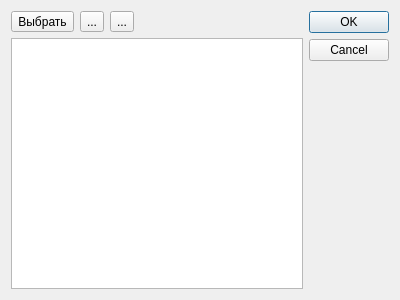
<?xml version="1.0" encoding="UTF-8"?>
<ui version="4.0">
 <class>DialogServers</class>
 <widget class="QDialog" name="DialogServers">
  <property name="geometry">
   <rect>
    <x>0</x>
    <y>0</y>
    <width>400</width>
    <height>300</height>
   </rect>
  </property>
  <property name="windowTitle">
   <string>Dialog</string>
  </property>
  <layout class="QGridLayout" name="gridLayout">
   <item row="0" column="1">
    <layout class="QVBoxLayout" name="verticalLayout">
     <item>
      <layout class="QHBoxLayout" name="horizontalLayout">
       <item>
        <widget class="QToolButton" name="btnSelect">
         <property name="text">
          <string>Выбрать</string>
         </property>
         <property name="icon">
          <iconset resource="ba_resurses.qrc">
           <normaloff>:/img/link.png</normaloff>:/img/link.png</iconset>
         </property>
         <property name="toolButtonStyle">
          <enum>Qt::ToolButtonTextBesideIcon</enum>
         </property>
        </widget>
       </item>
       <item>
        <widget class="QToolButton" name="btnAdd">
         <property name="text">
          <string>...</string>
         </property>
         <property name="icon">
          <iconset resource="ba_resurses.qrc">
           <normaloff>:/img/itemAdd.png</normaloff>:/img/itemAdd.png</iconset>
         </property>
        </widget>
       </item>
       <item>
        <widget class="QToolButton" name="btnDelete">
         <property name="text">
          <string>...</string>
         </property>
         <property name="icon">
          <iconset resource="ba_resurses.qrc">
           <normaloff>:/img/itemDelete.png</normaloff>:/img/itemDelete.png</iconset>
         </property>
        </widget>
       </item>
       <item>
        <spacer name="horizontalSpacer">
         <property name="orientation">
          <enum>Qt::Horizontal</enum>
         </property>
         <property name="sizeHint" stdset="0">
          <size>
           <width>40</width>
           <height>20</height>
          </size>
         </property>
        </spacer>
       </item>
      </layout>
     </item>
     <item>
      <widget class="QTableView" name="tableView"/>
     </item>
    </layout>
   </item>
   <item row="0" column="2">
    <widget class="QDialogButtonBox" name="buttonBox">
     <property name="orientation">
      <enum>Qt::Vertical</enum>
     </property>
     <property name="standardButtons">
      <set>QDialogButtonBox::Cancel|QDialogButtonBox::Ok</set>
     </property>
    </widget>
   </item>
  </layout>
 </widget>
 <resources>
  <include location="ba_resurses.qrc"/>
 </resources>
 <connections>
  <connection>
   <sender>buttonBox</sender>
   <signal>accepted()</signal>
   <receiver>DialogServers</receiver>
   <slot>accept()</slot>
   <hints>
    <hint type="sourcelabel">
     <x>248</x>
     <y>254</y>
    </hint>
    <hint type="destinationlabel">
     <x>157</x>
     <y>274</y>
    </hint>
   </hints>
  </connection>
  <connection>
   <sender>buttonBox</sender>
   <signal>rejected()</signal>
   <receiver>DialogServers</receiver>
   <slot>reject()</slot>
   <hints>
    <hint type="sourcelabel">
     <x>316</x>
     <y>260</y>
    </hint>
    <hint type="destinationlabel">
     <x>286</x>
     <y>274</y>
    </hint>
   </hints>
  </connection>
 </connections>
</ui>
